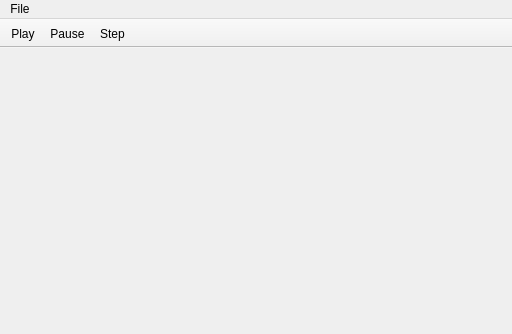
<?xml version="1.0" encoding="UTF-8"?>
<ui version="4.0">
 <class>MainWindow</class>
 <widget class="QMainWindow" name="MainWindow">
  <property name="geometry">
   <rect>
    <x>0</x>
    <y>0</y>
    <width>512</width>
    <height>334</height>
   </rect>
  </property>
  <property name="windowTitle">
   <string>Wacky Pixel Emulator</string>
  </property>
  <widget class="QWidget" name="centralWidget">
   <widget class="DisplayWidget" name="displayWidget" native="true">
    <property name="geometry">
     <rect>
      <x>0</x>
      <y>0</y>
      <width>512</width>
      <height>256</height>
     </rect>
    </property>
   </widget>
  </widget>
  <widget class="QToolBar" name="toolBar">
   <property name="windowTitle">
    <string>toolBar</string>
   </property>
   <property name="movable">
    <bool>false</bool>
   </property>
   <property name="iconSize">
    <size>
     <width>24</width>
     <height>24</height>
    </size>
   </property>
   <property name="toolButtonStyle">
    <enum>Qt::ToolButtonTextUnderIcon</enum>
   </property>
   <property name="floatable">
    <bool>false</bool>
   </property>
   <attribute name="toolBarArea">
    <enum>TopToolBarArea</enum>
   </attribute>
   <attribute name="toolBarBreak">
    <bool>false</bool>
   </attribute>
   <addaction name="actionPlay"/>
   <addaction name="actionPause"/>
   <addaction name="actionStep"/>
  </widget>
  <widget class="QMenuBar" name="menuBar">
   <property name="geometry">
    <rect>
     <x>0</x>
     <y>0</y>
     <width>512</width>
     <height>22</height>
    </rect>
   </property>
   <widget class="QMenu" name="menuFile">
    <property name="title">
     <string>File</string>
    </property>
    <addaction name="actionExit"/>
   </widget>
   <addaction name="menuFile"/>
  </widget>
  <action name="actionPlay">
   <property name="checkable">
    <bool>true</bool>
   </property>
   <property name="icon">
    <iconset resource="Images/images.qrc">
     <normaloff>:/icon_play.png</normaloff>:/icon_play.png</iconset>
   </property>
   <property name="text">
    <string>Play</string>
   </property>
   <property name="toolTip">
    <string>Play emulation</string>
   </property>
   <property name="shortcut">
    <string>P</string>
   </property>
  </action>
  <action name="actionPause">
   <property name="checkable">
    <bool>true</bool>
   </property>
   <property name="icon">
    <iconset resource="Images/images.qrc">
     <normaloff>:/icon_pause.png</normaloff>:/icon_pause.png</iconset>
   </property>
   <property name="text">
    <string>Pause</string>
   </property>
   <property name="toolTip">
    <string>Pause emulation</string>
   </property>
  </action>
  <action name="actionStep">
   <property name="icon">
    <iconset resource="Images/images.qrc">
     <normaloff>:/icon_step.png</normaloff>:/icon_step.png</iconset>
   </property>
   <property name="text">
    <string>Step</string>
   </property>
   <property name="toolTip">
    <string>Step emulation</string>
   </property>
  </action>
  <action name="actionExit">
   <property name="text">
    <string>Exit</string>
   </property>
  </action>
 </widget>
 <layoutdefault spacing="6" margin="11"/>
 <customwidgets>
  <customwidget>
   <class>DisplayWidget</class>
   <extends>QWidget</extends>
   <header>displaywidget.h</header>
   <container>1</container>
  </customwidget>
 </customwidgets>
 <resources>
  <include location="Images/images.qrc"/>
 </resources>
 <connections/>
</ui>
